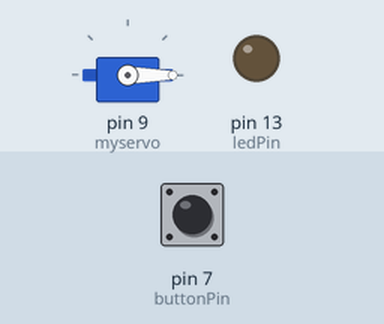
This sketch was run on a simulated Arduino Uno, built with avr-gcc and run on an emulated ATmega328P. Parts: servo, output pins drawn as LEDs (lit = HIGH). The test bench sets the inputs (shaded band); at power-on: pin 7 (buttonPin) LOW.

Above: at 1.2 s.
1.3 s: pin 7 (buttonPin) pulled HIGH for 0.15 s
At 1.37 s:
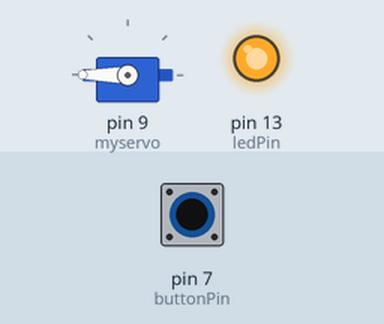
2.9 s: pin 7 (buttonPin) pulled HIGH for 3.2 s
At 7.1 s:
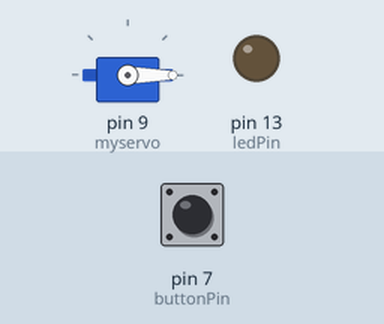
Timing chart, 0 to 8.6 s (numbered marks = the images above; inputs shaded):
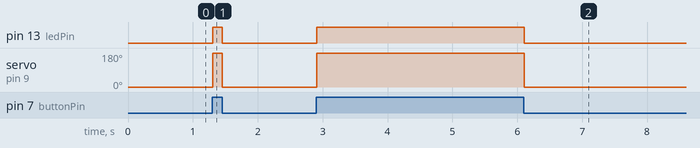

The sketch:

servo.ino
```cpp
#include <Servo.h>

Servo myservo;  // create servo object to control a servo

const int buttonPin = 7;     // the number of the pushbutton pin
const int ledPin =  13;      // the number of the LED pin

int pos = 0;    // variable to store the servo position
int buttonState = 0;         // variable for reading the pushbutton status


void setup() {
  myservo.attach(9);  // attaches the servo on pin 9 to the servo object

  // button and led control
  pinMode(ledPin, OUTPUT);
  pinMode(buttonPin, INPUT);
}


void loop() {
  buttonState = digitalRead(buttonPin);

  if (buttonState == HIGH) {
    digitalWrite(ledPin, HIGH);
    myservo.write(180);

  } else {
    digitalWrite(ledPin, LOW);
    myservo.write(0);
  }

  delay(10);
}
```

Measured:
- after the input at 1.3 s, pin 13 (ledPin): LOW → HIGH at once, → LOW 0.15 s later; servo on pin 9 (myservo): 0° → 180° at once, → 0° 0.15 s later
- after the input at 2.9 s, pin 13 (ledPin): LOW → HIGH at once, → LOW 3.2 s later; servo on pin 9 (myservo): 0° → 180° at once, → 0° 3.2 s later
